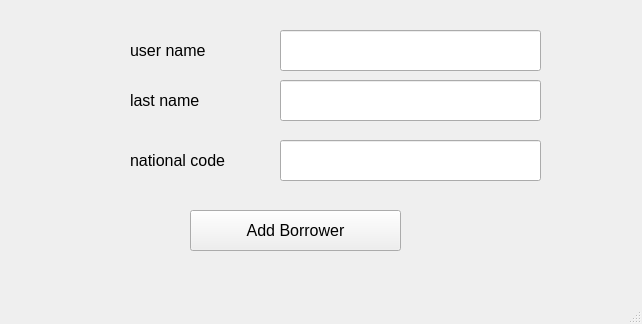
<?xml version="1.0" encoding="UTF-8"?>
<ui version="4.0">
 <class>MainWindow</class>
 <widget class="QMainWindow" name="MainWindow">
  <property name="geometry">
   <rect>
    <x>0</x>
    <y>0</y>
    <width>642</width>
    <height>324</height>
   </rect>
  </property>
  <property name="windowTitle">
   <string>MainWindow</string>
  </property>
  <widget class="QWidget" name="centralwidget">
   <widget class="QLabel" name="label">
    <property name="geometry">
     <rect>
      <x>130</x>
      <y>30</y>
      <width>121</width>
      <height>41</height>
     </rect>
    </property>
    <property name="font">
     <font>
      <pointsize>12</pointsize>
     </font>
    </property>
    <property name="text">
     <string>user name</string>
    </property>
   </widget>
   <widget class="QLabel" name="label_2">
    <property name="geometry">
     <rect>
      <x>130</x>
      <y>80</y>
      <width>121</width>
      <height>41</height>
     </rect>
    </property>
    <property name="font">
     <font>
      <pointsize>12</pointsize>
     </font>
    </property>
    <property name="text">
     <string>last name</string>
    </property>
   </widget>
   <widget class="QLabel" name="label_3">
    <property name="geometry">
     <rect>
      <x>130</x>
      <y>140</y>
      <width>121</width>
      <height>41</height>
     </rect>
    </property>
    <property name="font">
     <font>
      <pointsize>12</pointsize>
     </font>
    </property>
    <property name="text">
     <string>national code</string>
    </property>
   </widget>
   <widget class="QLineEdit" name="lineEdit">
    <property name="geometry">
     <rect>
      <x>280</x>
      <y>30</y>
      <width>261</width>
      <height>41</height>
     </rect>
    </property>
   </widget>
   <widget class="QLineEdit" name="lineEdit_2">
    <property name="geometry">
     <rect>
      <x>280</x>
      <y>80</y>
      <width>261</width>
      <height>41</height>
     </rect>
    </property>
   </widget>
   <widget class="QLineEdit" name="lineEdit_3">
    <property name="geometry">
     <rect>
      <x>280</x>
      <y>140</y>
      <width>261</width>
      <height>41</height>
     </rect>
    </property>
   </widget>
   <widget class="QPushButton" name="pushButton">
    <property name="geometry">
     <rect>
      <x>190</x>
      <y>210</y>
      <width>211</width>
      <height>41</height>
     </rect>
    </property>
    <property name="font">
     <font>
      <pointsize>12</pointsize>
     </font>
    </property>
    <property name="text">
     <string>Add Borrower</string>
    </property>
   </widget>
  </widget>
  <widget class="QMenuBar" name="menubar">
   <property name="geometry">
    <rect>
     <x>0</x>
     <y>0</y>
     <width>642</width>
     <height>26</height>
    </rect>
   </property>
  </widget>
  <widget class="QStatusBar" name="statusbar"/>
 </widget>
 <resources/>
 <connections/>
</ui>
